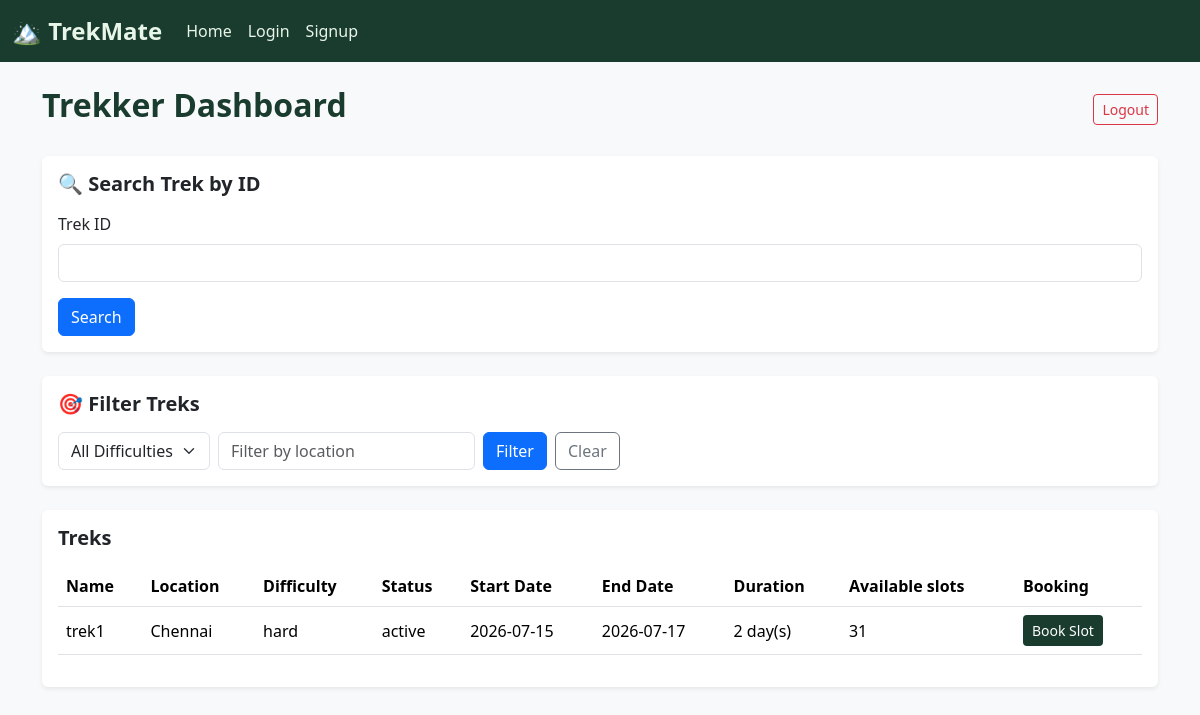
/user (signed in), run on the app's committed database.
### app.py (models this page shows, shortened)
class treks(db.Model):
    _id = db.Column("id", db.Integer, primary_key = True)
    name = db.Column("name", db.String(100), nullable = False)
    location = db.Column("location", db.String(100), nullable = False)
    difficulty = db.Column("difficulty", db.String(100))
    status = db.Column("status", db.String(100), default="open")                #active, closed, completed
    start_date = db.Column("start_date", db.Date)
    end_date = db.Column("end_date", db.Date)
    duration = db.Column("duration", db.Integer)
    total_slots = db.Column("total_slots", db.Integer)
    available_slots = db.Column("available_slots", db.Integer)
    assigned_staff_id = db.Column("assigned_staff_id", db.Integer, db.ForeignKey('staffs.id'))

### app.py (the view)
@app.route("/user")
def user_dashboard():
    if "user" in session:
        selected_difficulty = request.args.get("difficulty", "")
        selected_location = request.args.get("location", "")
        query = treks.query
        if selected_difficulty:
            query = query.filter_by(difficulty=selected_difficulty)
        if selected_location:
            query = query.filter(treks.location.ilike(f"%{selected_location}%"))
        all_treks = query.all()
        user_bookings = bookings.query.filter_by(user_id=session["user"], status="booked").all()
        booked_trek_ids = [i.trek_id for i in user_bookings]
        return render_template(
            "user.html",
            all_treks=all_treks,
            booked_trek_ids=booked_trek_ids,
            selected_difficulty=selected_difficulty,
            selected_location=selected_location
        )
    else:
        return redirect(url_for("login"))

### templates/user.html (shortened to what this page needs)
{% extends "base.html" %}
{% block content %}
    <div class="d-flex justify-content-between align-items-center mb-4">
        <h2 class="fw-bold" style="color:#1a3c2e;">Trekker Dashboard</h2>
        <a href="{{ url_for('logout') }}" class="btn btn-outline-danger btn-sm">Logout</a>
    </div>
    <div class="card border-0 shadow-sm mb-4 section-card">
        <div class="card-body">
            <h5 class="fw-bold mb-3">🔍 Search Trek by ID</h5>
            <form action="{{ url_for('user_search') }}" method="POST">
                <div class="mb-3">
                    <label for="id" class="form-label">Trek ID</label>
                    <input type="number" class="form-control" id="id" name="id" required>
                </div>
                <button type="submit" class="btn btn-primary">Search</button>
            </form>
        </div>
    </div>
    <div class="card border-0 shadow-sm mb-4 section-card">
        <div class="card-body">
            <h5 class="fw-bold mb-3">🎯 Filter Treks</h5>
            <form method="GET" action="{{ url_for('user_dashboard') }}" class="d-flex flex-wrap gap-2 align-items-center">
                <select name="difficulty" class="form-select" style="display:inline-block; width:auto;">
                    <option value="">All Difficulties</option>
                </select>
                <input type="text" name="location" class="form-control" style="display:inline-block; width:auto;"
                    placeholder="Filter by location" value="{{ selected_location or '' }}">
                <button type="submit" class="btn btn-primary">Filter</button>
                <a href="{{ url_for('user_dashboard') }}" class="btn btn-outline-secondary">Clear</a>
            </form>
        </div>
    </div>
    {% if all_treks %}
        <div class="card border-0 shadow-sm mb-4 section-card">
            <div class="card-body">
                <h5 class="fw-bold mb-3">Treks</h5>
                <div class="table-responsive">
                    <table class="table table-hover align-middle">
                        <tr>
                            <th>Name</th>
                            <th>Location</th>
                            <th>Difficulty</th>
                            <th>Status</th>
                            <th>Start Date</th>
                            <th>End Date</th>
                            <th>Duration</th>
                            <th>Available slots</th>
                            <th>Booking</th>
                        </tr>
                        {% for trek in all_treks %}
                            <tr>
                                <td>{{ trek.name }}</td>
                                <td>{{ trek.location }}</td>
                                <td>{{ trek.difficulty }}</td>
                                <td>{{ trek.status }}</td>
                                <td>{{ trek.start_date }}</td>
                                <td>{{ trek.end_date }}</td>
                                <td>{{ trek.duration }} day(s)</td>
                                <td>{{ trek.available_slots }}</td>
                                {% if trek._id in booked_trek_ids %}
                                    <td>
                                        <span class="badge bg-success">Booked</span>
                                        <form method="POST" action="{{ url_for('trek_cancelling', trek_id=trek._id) }}" class="d-inline">
                                            <button type="submit" class="btn btn-outline-danger btn-sm">Cancel</button>
                                        </form>
                                    </td>
                                {% elif trek.status == 'closed' %}
                                    <td><span class="badge bg-danger">Closed</span></td>
                                {% elif trek.available_slots <= 0 %}
                                    <td><span class="badge bg-warning text-dark">Full</span></td>
                                {% elif trek.status == 'completed' %}
                                    <td><span class="badge bg-secondary">Completed</span></td>
                                {% elif trek.status == 'active' %}
                                    <td>
                                        <form method="POST" action="{{ url_for('trek_booking', trek_id=trek._id) }}">
                                            <button type="submit" class="btn btn-sm" style="background-color:#1a3c2e; color:white;">Book Slot</button>
                                        </form>
                                    </td>
                                {% endif %}
                            </tr>
                        {% endfor %}
                    </table>
                </div>
            </div>
        </div>
    {% endif %}
{% endblock %}

### templates/base.html (style rules this page uses)
body { background-color: #f8f9fa; }
.section-card { border-left: 4px solid #1a3c2e; }

### data on the page
treks: name "trek1", location "Chennai", difficulty "hard", status "active", start_date "2026-07-15", end_date "2026-07-17", duration "2", available_slots "31"
